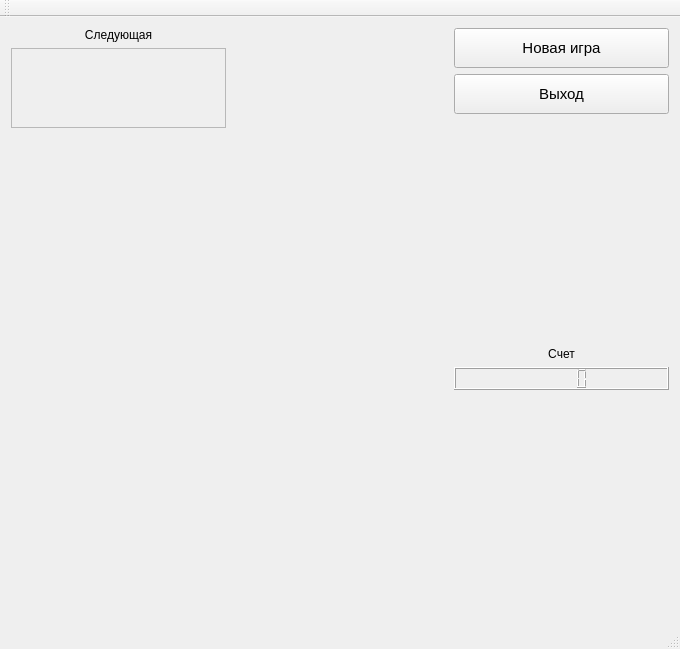
<?xml version="1.0" encoding="UTF-8"?>
<ui version="4.0">
 <class>MainWindow</class>
 <widget class="QMainWindow" name="MainWindow">
  <property name="geometry">
   <rect>
    <x>0</x>
    <y>0</y>
    <width>680</width>
    <height>649</height>
   </rect>
  </property>
  <property name="windowTitle">
   <string>MainWindow</string>
  </property>
  <widget class="QWidget" name="centralWidget">
   <layout class="QGridLayout" name="gridLayout">
    <item row="0" column="0">
     <layout class="QVBoxLayout" name="verticalLayout">
      <item>
       <widget class="QLabel" name="labelNextFigure">
        <property name="text">
         <string>Следующая</string>
        </property>
        <property name="alignment">
         <set>Qt::AlignCenter</set>
        </property>
       </widget>
      </item>
      <item>
       <widget class="QFrame" name="frame">
        <property name="minimumSize">
         <size>
          <width>0</width>
          <height>80</height>
         </size>
        </property>
        <property name="frameShape">
         <enum>QFrame::StyledPanel</enum>
        </property>
        <property name="frameShadow">
         <enum>QFrame::Raised</enum>
        </property>
       </widget>
      </item>
      <item>
       <spacer name="verticalSpacer">
        <property name="orientation">
         <enum>Qt::Vertical</enum>
        </property>
        <property name="sizeHint" stdset="0">
         <size>
          <width>20</width>
          <height>40</height>
         </size>
        </property>
       </spacer>
      </item>
     </layout>
    </item>
    <item row="0" column="1">
     <widget class="QWidget" name="Glass" native="true">
      <property name="focusPolicy">
       <enum>Qt::StrongFocus</enum>
      </property>
      <property name="rows" stdset="0">
       <UInt>20</UInt>
      </property>
      <property name="columns" stdset="0">
       <UInt>9</UInt>
      </property>
     </widget>
    </item>
    <item row="0" column="2">
     <layout class="QVBoxLayout" name="verticalLayout_2">
      <item>
       <widget class="QPushButton" name="buttonNewGame">
        <property name="minimumSize">
         <size>
          <width>0</width>
          <height>40</height>
         </size>
        </property>
        <property name="font">
         <font>
          <pointsize>11</pointsize>
         </font>
        </property>
        <property name="text">
         <string>Новая игра</string>
        </property>
       </widget>
      </item>
      <item>
       <widget class="QPushButton" name="buttonExit">
        <property name="minimumSize">
         <size>
          <width>0</width>
          <height>40</height>
         </size>
        </property>
        <property name="font">
         <font>
          <pointsize>11</pointsize>
         </font>
        </property>
        <property name="text">
         <string>Выход</string>
        </property>
       </widget>
      </item>
      <item>
       <spacer name="verticalSpacer_2">
        <property name="orientation">
         <enum>Qt::Vertical</enum>
        </property>
        <property name="sizeHint" stdset="0">
         <size>
          <width>20</width>
          <height>208</height>
         </size>
        </property>
       </spacer>
      </item>
      <item>
       <widget class="QLabel" name="labelScore">
        <property name="text">
         <string>Счет</string>
        </property>
        <property name="alignment">
         <set>Qt::AlignCenter</set>
        </property>
       </widget>
      </item>
      <item>
       <widget class="QLCDNumber" name="lcdNumber"/>
      </item>
      <item>
       <spacer name="verticalSpacer_3">
        <property name="orientation">
         <enum>Qt::Vertical</enum>
        </property>
        <property name="sizeHint" stdset="0">
         <size>
          <width>20</width>
          <height>158</height>
         </size>
        </property>
       </spacer>
      </item>
     </layout>
    </item>
   </layout>
  </widget>
  <widget class="QMenuBar" name="menuBar">
   <property name="geometry">
    <rect>
     <x>0</x>
     <y>0</y>
     <width>680</width>
     <height>21</height>
    </rect>
   </property>
  </widget>
  <widget class="QToolBar" name="mainToolBar">
   <attribute name="toolBarArea">
    <enum>TopToolBarArea</enum>
   </attribute>
   <attribute name="toolBarBreak">
    <bool>false</bool>
   </attribute>
  </widget>
  <widget class="QStatusBar" name="statusBar"/>
 </widget>
 <layoutdefault spacing="6" margin="11"/>
 <resources/>
 <connections>
  <connection>
   <sender>buttonExit</sender>
   <signal>clicked()</signal>
   <receiver>MainWindow</receiver>
   <slot>close()</slot>
   <hints>
    <hint type="sourcelabel">
     <x>602</x>
     <y>83</y>
    </hint>
    <hint type="destinationlabel">
     <x>228</x>
     <y>45</y>
    </hint>
   </hints>
  </connection>
 </connections>
</ui>
